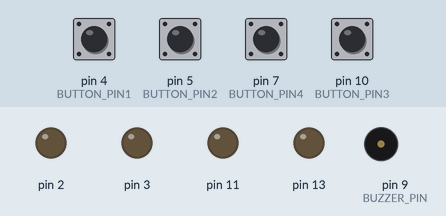
The sketch below on a simulated Arduino Uno, built with avr-gcc and run on an emulated ATmega328P. On the bench: output pins drawn as LEDs (lit = HIGH), buzzer (waves = sounding, pin HIGH). Dashed ring = blinking. Inputs (shaded band) come from the test bench; at power-on: pin 4 (BUTTON_PIN1), pin 5 (BUTTON_PIN2), pin 7 (BUTTON_PIN4), pin 10 (BUTTON_PIN3) HIGH.

Above: at 1.2 s.
1.3 s: pin 7 (BUTTON_PIN4) pulled LOW for 0.15 s
At 1.7 s:
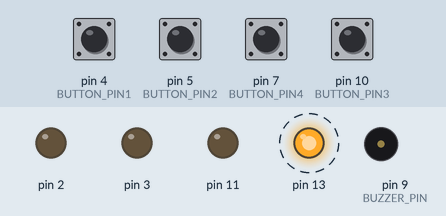
4.3 s: pin 4 (BUTTON_PIN1) pulled LOW for 0.15 s
At 5.1 s:
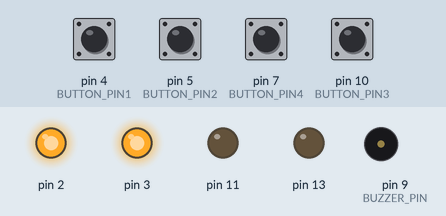
6.8 s: pin 5 (BUTTON_PIN2) pulled LOW for 0.15 s
At 7.2 s:
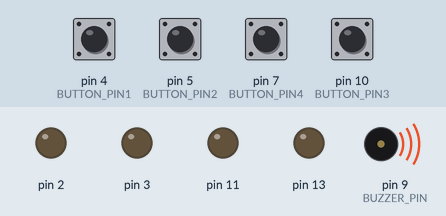
9.3 s: pin 10 (BUTTON_PIN3) pulled LOW for 0.15 s
At 9.7 s:
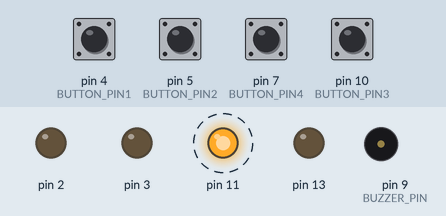
12.3 s: pin 4 (BUTTON_PIN1) driven LOW and pin 5 (BUTTON_PIN2) driven LOW
At 12.6 s:
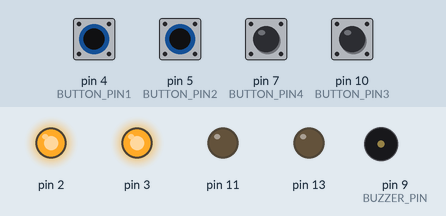
15.3 s: pin 7 (BUTTON_PIN4) pulled LOW for 1 s
At 18.7 s:
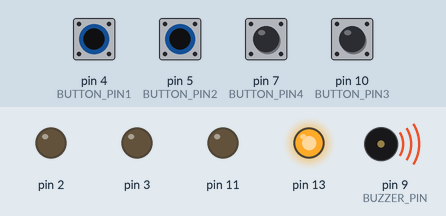
Timing chart, 0 to 20.3 s (numbered marks = the images above; inputs shaded):
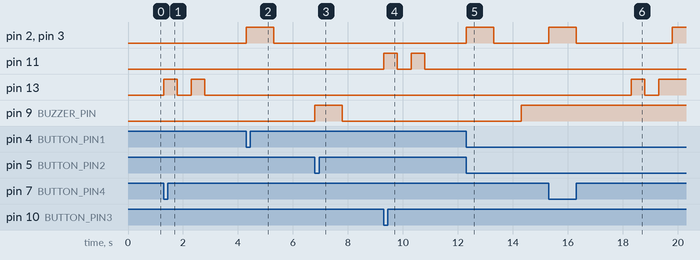

Measured:
- after the input at 1.3 s, pin 13: alternates HIGH for 0.50 s and LOW for 0.50 s, 4 changes in all, then stays LOW, starting at once
- after the input at 4.3 s, pin 2, pin 3: LOW → HIGH at once, → LOW 1.0 s later
- after the input at 6.8 s, pin 9 (BUZZER_PIN): LOW → HIGH at once, → LOW 1.0 s later
- after the input at 9.3 s, pin 11: alternates HIGH for 0.50 s and LOW for 0.50 s, 4 changes in all, then stays LOW, starting at once
- after the input at 12.3 s, pin 2, pin 3: LOW → HIGH at once, → LOW 1.0 s later; pin 9 (BUZZER_PIN): LOW → HIGH after 2.0 s
- after the input at 15.3 s, pin 13: LOW → HIGH after 3.0 s, → LOW 0.50 s later, → HIGH 0.50 s later

The sketch:

rc_car_aaesha1.ino
```cpp
const int BUTTON_PIN1 = 4;
const int BUTTON_PIN2 = 5;
const int BUTTON_PIN3 = 10;
const int BUTTON_PIN4 = 7;
const int BUZZER_PIN = 9;
void setup ()
{
pinMode ( 3, OUTPUT);
pinMode ( 2, OUTPUT);
pinMode ( 11, OUTPUT);
pinMode ( 13, OUTPUT);
pinMode(BUTTON_PIN1, INPUT_PULLUP);
pinMode(BUTTON_PIN2, INPUT_PULLUP);
pinMode(BUTTON_PIN3, INPUT_PULLUP);
pinMode(BUTTON_PIN4, INPUT_PULLUP);
pinMode(BUZZER_PIN, OUTPUT);
}


void loop()
{
  byte buttonState1 = digitalRead(BUTTON_PIN1);
  byte buttonState2 = digitalRead(BUTTON_PIN2);
  byte buttonState3 = digitalRead(BUTTON_PIN3);
  byte buttonState4 = digitalRead(BUTTON_PIN4);


  if (buttonState1 == LOW) {
    digitalWrite(3, HIGH);
    digitalWrite(2, HIGH);
    delay(1000);
    digitalWrite(3, LOW);
    digitalWrite(2, LOW);
    delay(1000);

  }
  else {
    digitalWrite(3, LOW);
    digitalWrite(2, LOW);


  }


  if (buttonState2 == LOW) {

    digitalWrite(BUZZER_PIN, HIGH);
    delay(1000);
    digitalWrite(BUZZER_PIN, HIGH);

  }
  else {

    digitalWrite(BUZZER_PIN, LOW);
  }

  if (buttonState3 == LOW) {

    digitalWrite(11, HIGH);
    delay(500);
    digitalWrite(11, LOW);
    delay(500);
    digitalWrite(11, HIGH);
    delay(500);
  }


  else {
    digitalWrite(11, LOW);


  }
    if (buttonState4 == LOW) {

    digitalWrite(13, HIGH);
    delay(500);
    digitalWrite(13, LOW);
    delay(500);
    digitalWrite(13, HIGH);
    delay(500);

  }
  else {
    digitalWrite(13, LOW);

  }
}
```
